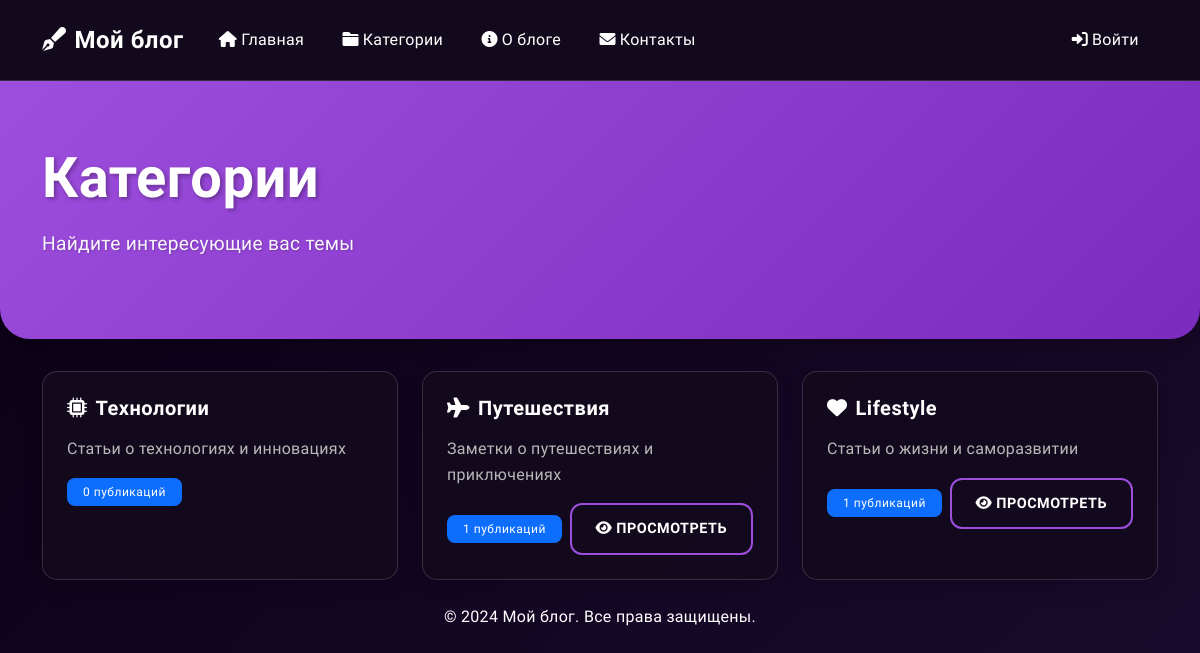
Page /categories/ on the committed database.
### blog/models.py (models this page shows, shortened)
class Category(models.Model):
    name = models.CharField(max_length=100, verbose_name="Название")
    slug = models.SlugField(unique=True, blank=True)
    description = models.TextField(verbose_name="Описание")
    icon = models.CharField(max_length=50, default="fa-folder")
    class Meta:
        verbose_name = "Категория"
        verbose_name_plural = "Категории"
    @property
    def posts_count(self):
        return self.posts.filter(is_published=True).count()

### blog/views.py (the view)
# urls.py: path('categories/', views.categories, name='categories'),
def categories(request):
    categories = Category.objects.all()
    return render(request, 'blog/categories.html', {'categories': categories})

### blog/templates/blog/categories.html (shortened to what this page needs)
{% extends 'base.html' %}
{% block content %}
<div class="hero-section">
    <div class="container">
        <h1 class="display-4">Категории</h1>
        <p class="lead">Найдите интересующие вас темы</p>
    </div>
</div>
<div class="container">
    <div class="row">
        {% for category in categories %}
        <div class="col-md-4 mb-4">
            <div class="card h-100">
                <div class="card-body">
                    <h5 class="card-title">
                        <i class="fas {{ category.icon }} me-2"></i>{{ category.name }}
                    </h5>
                    <p class="card-text text-muted">{{ category.description }}</p>
                    <div class="d-flex justify-content-between align-items-center">
                        <span class="badge bg-primary">{{ category.posts_count }} публикаций</span>
                        {% if category.slug %}
                        <a href="{% url 'blog:category_detail' slug=category.slug %}" class="btn btn-outline-primary">
                            <i class="fas fa-eye me-1"></i>Просмотреть
                        </a>
                        {% endif %}
                    </div>
                </div>
            </div>
        </div>
        {% empty %}
        <div class="col-12">
            <div class="alert alert-info">
                <i class="fas fa-info-circle me-2"></i>Категории пока не созданы
            </div>
        </div>
        {% endfor %}
    </div>
</div>
{% endblock %}

### static/css/style.css (style rules this page uses)
:root { --primary-color: #9D4EDD; --secondary-color: #7B2CBF; --accent-color: #C77DFF; --background-color: #0A0015; --card-bg: rgba(20, 10, 30, 0.95); --text-color: #FFFFFF; --text-muted: #B8B8B8; --link-color: #E0AAFF; --hover-color: #F3D1FF; --border-color: rgba(255, 255, 255, 0.15); --input-bg: rgba(30, 15, 45, 0.95); }
body { font-family: 'Quicksand', sans-serif; background: linear-gradient(135deg, var(--background-color), #1A0B2E); color: var(--text-color); min-height: 100vh; line-height: 1.6; letter-spacing: 0.3px; }
.card { background: var(--card-bg); border: 1px solid var(--border-color); border-radius: 15px; box-shadow: 0 4px 20px rgba(0, 0, 0, 0.2); transition: all 0.3s cubic-bezier(0.4, 0, 0.2, 1); }
.card-body { padding: 1.5rem; }
.card-title { color: var(--text-color); font-weight: 600; margin-bottom: 1rem; letter-spacing: 0.5px; }
.card-text { color: var(--text-muted); }
.btn { padding: 0.8rem 1.5rem; border-radius: 12px; font-weight: 600; letter-spacing: 0.5px; transition: all 0.3s cubic-bezier(0.4, 0, 0.2, 1); text-transform: uppercase; font-size: 0.9rem; position: relative; overflow: hidden; z-index: 1; }
.btn::before { content: ''; position: absolute; top: 0; left: 0; width: 100%; height: 100%; background: linear-gradient(45deg, var(--primary-color), var(--accent-color)); opacity: 0; z-index: -1; transition: opacity 0.3s ease; }
.btn-outline-primary { border: 2px solid var(--primary-color); color: var(--text-color) !important; background: transparent; }
.hero-section { background: linear-gradient(135deg, var(--primary-color), var(--secondary-color)); padding: 4rem 0; margin-bottom: 2rem; border-radius: 0 0 30px 30px; box-shadow: 0 4px 20px rgba(0, 0, 0, 0.3); }
.hero-section h1 { color: white; font-weight: 700; margin-bottom: 1rem; text-shadow: 2px 2px 4px rgba(0, 0, 0, 0.3); }
.hero-section .lead { color: rgba(255, 255, 255, 0.95); font-size: 1.2rem; text-shadow: 1px 1px 2px rgba(0, 0, 0, 0.2); }
.badge { padding: 0.5rem 1rem; border-radius: 8px; font-weight: 500; letter-spacing: 0.5px; }
h1, h2, h3, h4, h5, h6 { color: var(--text-color); font-weight: 600; letter-spacing: 0.5px; }
.text-muted { color: var(--text-muted) !important; }
a { color: var(--link-color); text-decoration: none; transition: all 0.3s ease; }
.form-control, .btn { transition: all 0.3s cubic-bezier(0.4, 0, 0.2, 1); }
.card { transition: all 0.3s cubic-bezier(0.4, 0, 0.2, 1); }
.btn { position: relative; overflow: hidden; z-index: 1; }

### rows in the picture
Category: name "Технологии", description "Статьи о технологиях и инновациях", posts_count "0"
Category: name "Путешествия", description "Заметки о путешествиях и приключениях", posts_count "1", slug "ПРОСМОТРЕТЬ"
Category: name "Lifestyle", description "Статьи о жизни и саморазвитии", posts_count "1", slug "ПРОСМОТРЕТЬ"
